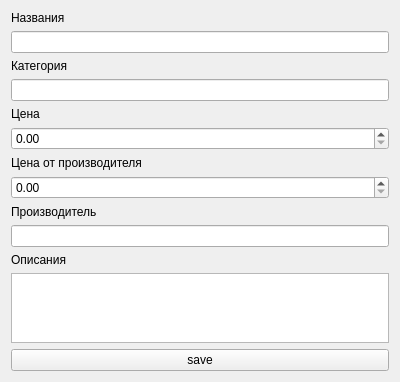
<?xml version="1.0" encoding="UTF-8"?>
<ui version="4.0">
 <class>WidgetEditProduct</class>
 <widget class="QWidget" name="WidgetEditProduct">
  <property name="geometry">
   <rect>
    <x>0</x>
    <y>0</y>
    <width>400</width>
    <height>300</height>
   </rect>
  </property>
  <property name="windowTitle">
   <string>Form</string>
  </property>
  <layout class="QVBoxLayout" name="verticalLayout_2">
   <item>
    <layout class="QVBoxLayout" name="verticalLayout">
     <item>
      <widget class="QLabel" name="label">
       <property name="text">
        <string>Названия</string>
       </property>
      </widget>
     </item>
     <item>
      <widget class="QLineEdit" name="lineEdit"/>
     </item>
     <item>
      <widget class="QLabel" name="label_2">
       <property name="text">
        <string>Категория</string>
       </property>
      </widget>
     </item>
     <item>
      <widget class="QLineEdit" name="lineEdit_2"/>
     </item>
     <item>
      <widget class="QLabel" name="label_3">
       <property name="text">
        <string>Цена</string>
       </property>
      </widget>
     </item>
     <item>
      <widget class="QDoubleSpinBox" name="doubleSpinBox">
       <property name="maximum">
        <double>9999999999.989999771118164</double>
       </property>
      </widget>
     </item>
     <item>
      <widget class="QLabel" name="label_4">
       <property name="text">
        <string>Цена от производителя</string>
       </property>
      </widget>
     </item>
     <item>
      <widget class="QDoubleSpinBox" name="doubleSpinBox_2">
       <property name="maximum">
        <double>9999999999.989999771118164</double>
       </property>
      </widget>
     </item>
     <item>
      <widget class="QLabel" name="label_5">
       <property name="text">
        <string>Производитель</string>
       </property>
      </widget>
     </item>
     <item>
      <widget class="QLineEdit" name="lineEdit_5"/>
     </item>
     <item>
      <widget class="QLabel" name="label_6">
       <property name="text">
        <string>Описания</string>
       </property>
      </widget>
     </item>
     <item>
      <widget class="QTextEdit" name="textEdit"/>
     </item>
     <item>
      <widget class="QPushButton" name="pushButton">
       <property name="text">
        <string>save</string>
       </property>
      </widget>
     </item>
    </layout>
   </item>
  </layout>
 </widget>
 <resources/>
 <connections/>
</ui>
